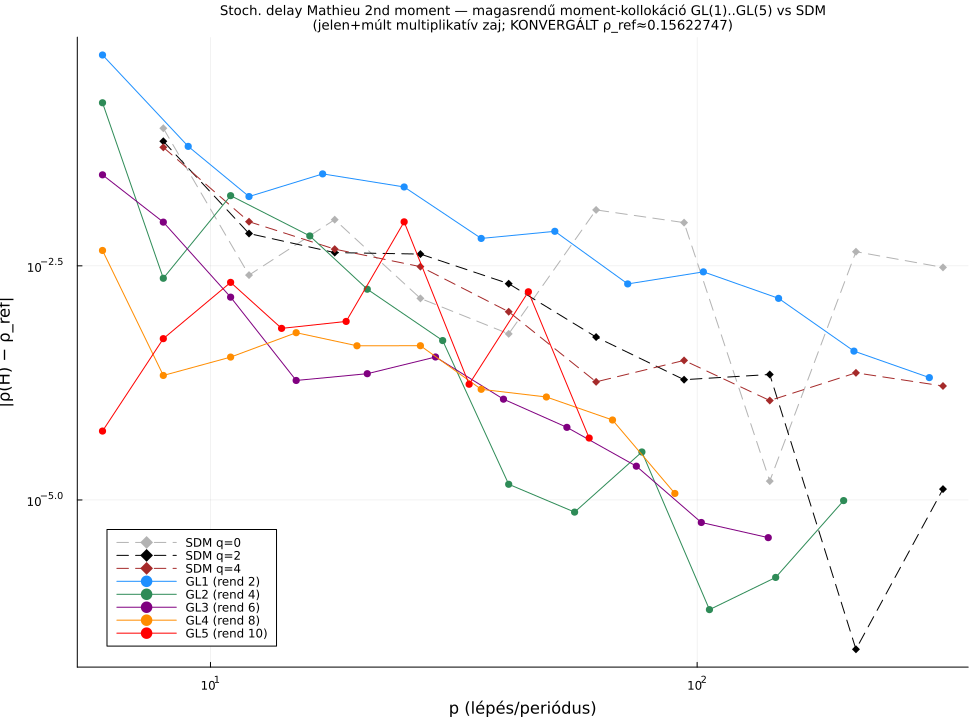

This chart was generated by the following Julia code:
# =============================================================================
# WORK-PRECISION DIAGRAM — stochastic delay Mathieu 2nd-moment ρ(H).
# High-order moment-collocation engine v6 (cov_colloc_v6.jl, Krylov ρ) at GL(1)..GL(5), vs the
# trusted SDM (O(h³) ceiling). Present + delayed multiplicative noise (the user's target problem).
#
# Two panels (log-log):
#   (A) |ρ(H) − ρ_ref| vs p (steps/period)
#   (B) |ρ(H) − ρ_ref| vs CPU time  ← the true work-precision view
# Reference ρ_ref = SDM q=2, p=512 (trusted, monotone O(h²)).
# Krylov (eigsolve) for v6 ρ ⇒ scales to high p (dense eigen blows up at W²). Per-GL p-grids capped
# so high-GL × high-p (most expensive: W≈(p/2+1)(S+1)·2, per-step S·d² Sylvester) stays tractable.
# Output: demonstration/mathieu_wp_v6.png, mathieu_wp_v6_time.png, mathieu_wp_v6.csv
# =============================================================================
include(joinpath(@__DIR__,"cov_colloc_v6.jl"))
using Printf
using Pkg; Pkg.activate(joinpath(@__DIR__,".."))
using Plots; gr()
using StochasticSemiDiscretizationMethod; const SSDM=StochasticSemiDiscretizationMethod
using StaticArrays
FILL_OFFDIAG[]=false; CROSS_ON[]=true   # correct defaults

const EPS=2.0; const ZETA=0.1; const TAU=2π; const PER=4π
const Aval=3.0; const Bval=0.5; const ALPHA=0.1
Amat(t)=[0.0 1.0; -(Aval+EPS*cos(0.5*t)) -2ZETA]; Bmat(t)=[0.0 0.0; Bval 0.0]
αmat(t)=[0.0 0.0; -ALPHA*(Aval+EPS*cos(0.5*t)) -ALPHA*2ZETA]; βmat(t)=[0.0 0.0; ALPHA*Bval 0.0]
pb=Prob(2,PER,TAU, Amat,Bmat,αmat,βmat)
v6rho(S,p)=rho_H_krylov(build_v6(pb,S,p))

function sdm_rho(q,p)
    AMx=ProportionalMX(t->@SMatrix [0.0 1.0; -(Aval+EPS*cos(0.5*t)) -2ZETA])
    BMx=DelayMX(TAU,@SMatrix [0.0 0.0; Bval 0.0])
    αMx=stCoeffMX(1,ProportionalMX(t->@SMatrix [0.0 0.0; -ALPHA*(Aval+EPS*cos(0.5*t)) -ALPHA*2ZETA]))
    βMx=stCoeffMX(1,DelayMX(TAU,t->@SMatrix [0.0 0.0; ALPHA*Bval 0.0]))
    cV=Additive(@SVector [0.0,0.0]); σV=stAdditive(1,Additive(@SVector [0.0,0.0]))
    lddep=LDDEProblem(AMx,[BMx],[αMx],[βMx],cV,[σV])
    rst=SSDM.calculateResults(lddep,SemiDiscretization(q,PER/p),TAU;n_steps=p)
    spectralRadiusOfMapping_MF(DiscreteMapping_M2_MF(rst);tol=1e-12)
end
timed(f)=(v=f(); t0=time(); v=f(); (v, time()-t0))   # discard 1st (compile), time 2nd

# CONVERGED reference: v6 GL4 p=120 (= v6 GL3 p120 to 1.4e-8, = SDM-q2-Richardson to 1.2e-6).
# The old SDM q2 p512 ref was WRONG (~1e-5, non-monotone/unconverged) and made the GL curves look
# capped. Use the converged value so the true superconvergence shows.
println("computing CONVERGED reference (v6 GL4 p=120)..."); flush(stdout)
const REF = rho_H_krylov(build_v6(pb,4,120))
@printf("ρ_ref (v6 GL4 p120, converged) = %.10f\n\n", REF); flush(stdout)

# per-GL p grids (log-spaced-ish; capped so high GL doesn't run huge p)
pgrid = Dict(
  1=>round.(Int, exp10.(range(log10(6), log10(300), length=12))),
  2=>round.(Int, exp10.(range(log10(6), log10(200), length=12))),
  3=>round.(Int, exp10.(range(log10(6), log10(140), length=11))),
  4=>round.(Int, exp10.(range(log10(6), log10(90),  length=10))),
  5=>round.(Int, exp10.(range(log10(6), log10(60),  length=9))),
)
for S in 1:5; pgrid[S]=sort(unique(pgrid[S])); end

rows=Tuple{String,Int,Int,Float64,Float64,Float64}[]   # method,order,p,rho,time,err
println("v6 high-order (Krylov):"); flush(stdout)
for S in 1:5
    for p in pgrid[S]
        try
            v,t = timed(()->v6rho(S,p)); e=max(abs(v-REF),1e-16)
            push!(rows,("v6GL$S",2S,p,v,t,e))
            @printf("  v6 GL%d p=%3d ρ=%.9f t=%.2fs err=%.2e\n",S,p,v,t,e); flush(stdout)
        catch err; @warn "v6 GL$S p=$p failed" err; flush(stdout); end
    end
end
println("SDM (trusted):"); flush(stdout)
for q in [0,2,4]
    for p in round.(Int, exp10.(range(log10(8), log10(320), length=10)))
        try
            v,t = timed(()->sdm_rho(q,p)); e=max(abs(v-REF),1e-16)
            push!(rows,("SDM$q",q,p,v,t,e))
            @printf("  SDM q=%d p=%3d ρ=%.9f t=%.2fs err=%.2e\n",q,p,v,t,e); flush(stdout)
        catch err; @warn "SDM$q p=$p failed" err; flush(stdout); end
    end
end

open(joinpath(@__DIR__,"mathieu_wp_v6.csv"),"w") do io
    println(io,"# stoch delay Mathieu 2nd moment ρ(H); v6 high-order moment-collocation (Krylov) vs SDM")
    println(io,"# A=$Aval B=$Bval α=$ALPHA ε=$EPS ζ=$ZETA T=4π τ=2π; present+delayed mult noise; ref=v6 GL4 p120 converged=$REF")
    println(io,"method,order,p,rho,cputime,abserr")
    for (m,o,p,r,t,e) in rows; @printf(io,"%s,%d,%d,%.12g,%.12g,%.12g\n",m,o,p,r,t,e); end
end

col=Dict("v6GL1"=>:dodgerblue,"v6GL2"=>:seagreen,"v6GL3"=>:purple,"v6GL4"=>:darkorange,"v6GL5"=>:red,
         "SDM0"=>:gray70,"SDM2"=>:black,"SDM4"=>:brown)
ordr=["SDM0","SDM2","SDM4","v6GL1","v6GL2","v6GL3","v6GL4","v6GL5"]
function mkplot(xof,xlab,fname,ttl)
    plt=plot(xlabel=xlab,ylabel="|ρ(H) − ρ_ref|",title=ttl,xscale=:log10,yscale=:log10,
             legend=:bottomleft,lw=2,size=(980,720),titlefontsize=9)
    for m in ordr
        sel=filter(r->r[1]==m,rows); isempty(sel)&&continue
        xs=[xof(r) for r in sel]; es=[r[6] for r in sel]; pm=sortperm(xs)
        lbl = startswith(m,"SDM") ? "SDM q=$(m[4])" : "GL$(m[5]) (rend $(2*parse(Int,m[5])))"
        ls = startswith(m,"SDM") ? :dash : :solid; mk= startswith(m,"SDM") ? :diamond : :circle
        plot!(plt,xs[pm],es[pm],label=lbl,marker=mk,linestyle=ls,color=col[m],ms=4,markerstrokewidth=0)
    end
    savefig(plt,joinpath(@__DIR__,fname)); println("saved ",fname); flush(stdout)
end
mkplot(r->r[3],"p (lépés/periódus)","mathieu_wp_v6.png",
    "Stoch. delay Mathieu 2nd moment — magasrendű moment-kollokáció GL(1)..GL(5) vs SDM\n(jelen+múlt multiplikatív zaj; KONVERGÁLT ρ_ref≈$(round(REF,sigdigits=8)))")
mkplot(r->r[5],"CPU idő [s]","mathieu_wp_v6_time.png",
    "Work-precision: stoch. delay Mathieu 2nd moment — GL(1)..GL(5) vs SDM\n(|ρ−ρ_ref| vs CPU idő; jelen+múlt multiplikatív zaj)")
println("WP_V6 DONE"); flush(stdout)
